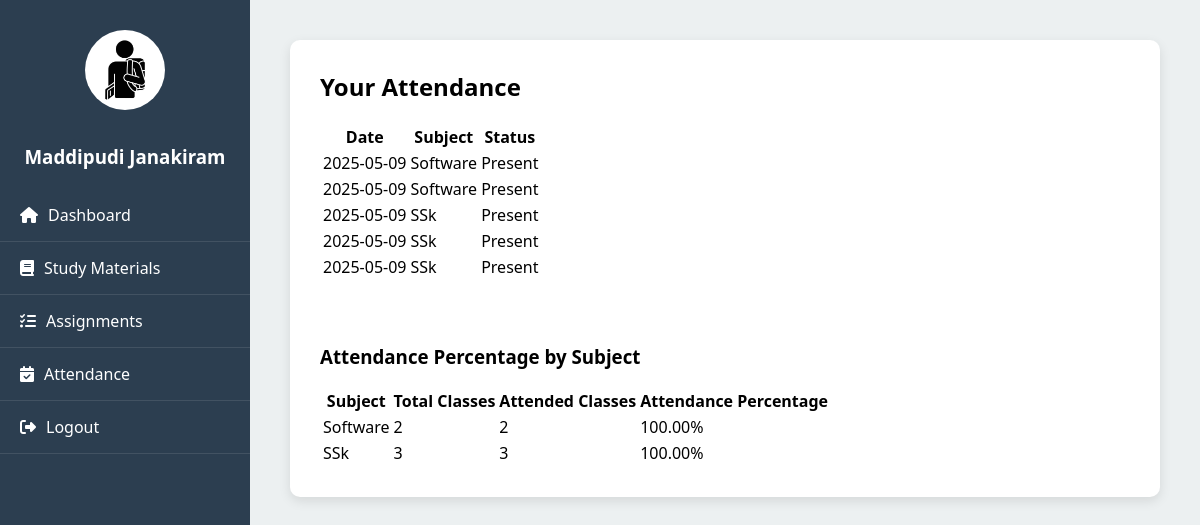
Screenshot of /student/view_attendance.php (signed in) with the database file from the repository.
### tables this page shows
CREATE TABLE `attendance` (
  `id` int(11) NOT NULL,
  `student_id` int(11) DEFAULT NULL,
  `date` date DEFAULT NULL,
  `status` enum('Present','Absent') DEFAULT NULL,
  `marked_by` int(11) DEFAULT NULL,
  `subject` varchar(255) DEFAULT NULL
);

### student/view_attendance.php (the view, shortened to what this page needs)
<?php
include('../db/config.php');
$user_id = $_SESSION['user_id'];
$attendance_data = [];
$attendance_query = "SELECT * FROM attendance WHERE student_id = $user_id ORDER BY date DESC";
$attendance_result = mysqli_query($conn, $attendance_query);
while ($row = mysqli_fetch_assoc($attendance_result)) {
    $attendance_data[] = $row;
}
$attendance_summary = [];
foreach ($attendance_data as $row) {
    $subject = $row['subject'];
    $status = strtolower($row['status']);
    if (!isset($attendance_summary[$subject])) {
        $attendance_summary[$subject] = ['total_classes' => 0, 'attended_classes' => 0];
    }
    $attendance_summary[$subject]['total_classes']++;
    if ($status === 'present') {
        $attendance_summary[$subject]['attended_classes']++;
    }
}
?>
<!DOCTYPE html>
<html>
<head>
    <link rel="stylesheet" href="../assets/css/student-dashboard.css">
    <link rel="stylesheet" href="https://cdnjs.cloudflare.com/ajax/libs/font-awesome/6.4.0/css/all.min.css">
</head>
<body>
<div class="wrapper">
    <div class="sidebar">
        <div class="profile">
            <img src="../assets/students.jpg" alt="Student Icon">
            <h3><?= htmlspecialchars($_SESSION['name']) ?></h3>
        </div>
        <ul>
            <li><a href="dashboard.php"><i class="fas fa-home"></i> Dashboard</a></li>
            <li><a href="download_materials.php"><i class="fas fa-book"></i> Study Materials</a></li>
            <li><a href="view_assignments.php"><i class="fas fa-tasks"></i> Assignments</a></li>
            <li><a href="view_attendance.php"><i class="fas fa-calendar-check"></i> Attendance</a></li>
            <li><a href="../logout.php"><i class="fas fa-sign-out-alt"></i> Logout</a></li>
        </ul>
    </div>
    <div class="main-content">
        <div class="dashboard-card">
            <h2>Your Attendance</h2>
            <?php if (count($attendance_data) > 0): ?>
                <table class="styled-table">
                    <thead>
                        <tr>
                            <th>Date</th>
                            <th>Subject</th>
                            <th>Status</th>
                        </tr>
                    </thead>
                    <tbody>
                        <?php foreach ($attendance_data as $row): ?>
                            <tr>
                                <td><?= htmlspecialchars($row['date']) ?></td>
                                <td><?= htmlspecialchars($row['subject']) ?></td>
                                <td><?= ucfirst(htmlspecialchars($row['status'])) ?></td>
                            </tr>
                        <?php endforeach; ?>
                    </tbody>
                </table>
                <br><br>
                <h3>Attendance Percentage by Subject</h3>
                <table class="styled-table">
                    <thead>
                        <tr>
                            <th>Subject</th>
                            <th>Total Classes</th>
                            <th>Attended Classes</th>
                            <th>Attendance Percentage</th>
                        </tr>
                    </thead>
                    <tbody>
                        <?php foreach ($attendance_summary as $subject => $data): ?>
                            <?php
                                $total_classes = $data['total_classes'];
                                $attended_classes = $data['attended_classes'];
                                $attendance_percentage = ($total_classes > 0) ? ($attended_classes / $total_classes) * 100 : 0;
                            ?>
                            <tr>
                                <td><?= htmlspecialchars($subject) ?></td>
                                <td><?= $total_classes ?></td>
                                <td><?= $attended_classes ?></td>
                                <td><?= number_format($attendance_percentage, 2) ?>%</td>
                            </tr>
                        <?php endforeach; ?>
                    </tbody>
                </table>
            <?php else: ?>
                <p>No attendance records found.</p>
            <?php endif; ?>
        </div>
    </div>
</div>
</body>
</html>

### assets/css/student-dashboard.css (style rules this page uses)
body { margin: 0; font-family: 'Segoe UI', Tahoma, Geneva, Verdana, sans-serif; background: #f0f2f5; }
.wrapper { display: flex; min-height: 100vh; }
.sidebar { width: 250px; background: #2c3e50; color: white; padding-top: 30px; }
.sidebar .profile { text-align: center; margin-bottom: 20px; }
.sidebar .profile img { width: 80px; height: 80px; border-radius: 50%; margin-bottom: 10px; }
.sidebar ul { list-style: none; padding: 0; }
.sidebar ul li { padding: 15px 20px; border-bottom: 1px solid rgba(255, 255, 255, 0.1); }
.sidebar ul li a { color: white; text-decoration: none; display: flex; align-items: center; }
.sidebar ul li a i { margin-right: 10px; }
.main-content { flex-grow: 1; padding: 40px; background: #ecf0f1; }
.dashboard-card { background: white; padding: 30px; border-radius: 10px; box-shadow: 0 4px 12px rgba(0, 0, 0, 0.1); }
.dashboard-card h2 { margin-top: 0; }

### rows the page displays
attendance: date "2025-05-09", subject "Software", status "Present"
attendance: date "2025-05-09", subject "Software", status "Present"
attendance: date "2025-05-09", subject "SSk", status "Present"
attendance: date "2025-05-09", subject "SSk", status "Present"
attendance: date "2025-05-09", subject "SSk", status "Present"

### other values shown
$_SESSION['name'] "Maddipudi Janakiram"
$subject "Software"
$total_classes "2"
$attended_classes "2"
$attendance_percentage "100.00"
$total_classes "3"
$attended_classes "3"
